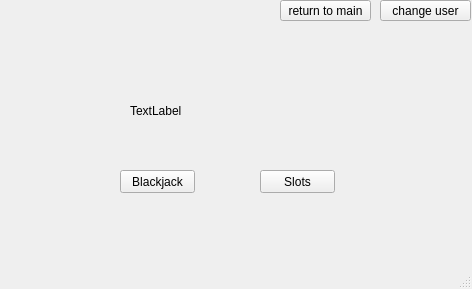
<?xml version="1.0" encoding="UTF-8"?>
<ui version="4.0">
 <class>MainWindow</class>
 <widget class="QMainWindow" name="MainWindow">
  <property name="geometry">
   <rect>
    <x>0</x>
    <y>0</y>
    <width>472</width>
    <height>289</height>
   </rect>
  </property>
  <property name="windowTitle">
   <string>MainWindow</string>
  </property>
  <widget class="QWidget" name="centralwidget">
   <widget class="QPushButton" name="returnToMainBtn">
    <property name="geometry">
     <rect>
      <x>280</x>
      <y>0</y>
      <width>91</width>
      <height>21</height>
     </rect>
    </property>
    <property name="text">
     <string>return to main</string>
    </property>
   </widget>
   <widget class="QPushButton" name="changeUserBtn">
    <property name="geometry">
     <rect>
      <x>380</x>
      <y>0</y>
      <width>91</width>
      <height>21</height>
     </rect>
    </property>
    <property name="text">
     <string>change user</string>
    </property>
   </widget>
   <widget class="QStackedWidget" name="stackedWidget">
    <property name="geometry">
     <rect>
      <x>0</x>
      <y>40</y>
      <width>471</width>
      <height>221</height>
     </rect>
    </property>
    <widget class="QWidget" name="mainMenuPage">
     <widget class="QPushButton" name="blackjackBtn">
      <property name="geometry">
       <rect>
        <x>120</x>
        <y>130</y>
        <width>75</width>
        <height>23</height>
       </rect>
      </property>
      <property name="text">
       <string>Blackjack</string>
      </property>
     </widget>
     <widget class="QPushButton" name="slotsBtn">
      <property name="geometry">
       <rect>
        <x>260</x>
        <y>130</y>
        <width>75</width>
        <height>23</height>
       </rect>
      </property>
      <property name="text">
       <string>Slots</string>
      </property>
     </widget>
     <widget class="QLabel" name="label">
      <property name="geometry">
       <rect>
        <x>130</x>
        <y>40</y>
        <width>201</width>
        <height>61</height>
       </rect>
      </property>
      <property name="text">
       <string>TextLabel</string>
      </property>
     </widget>
    </widget>
   </widget>
  </widget>
  <widget class="QMenuBar" name="menubar">
   <property name="geometry">
    <rect>
     <x>0</x>
     <y>0</y>
     <width>472</width>
     <height>21</height>
    </rect>
   </property>
  </widget>
  <widget class="QStatusBar" name="statusbar"/>
 </widget>
 <resources/>
 <connections/>
</ui>
